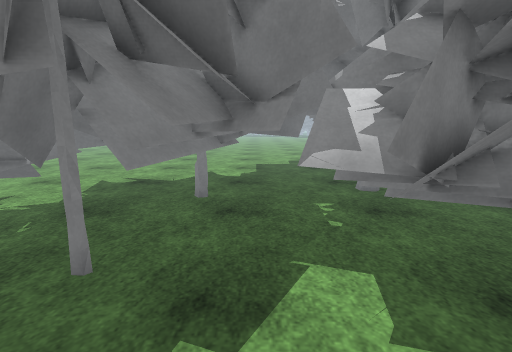
View 1 (above)

14 first-person views from a walk through a scene from a Unity 3-D project. The camera is 1.4 m above the floor, tilts 10° down and sees 85° across. The floor is counted in squares, 0.5 m on a side. Each view is taken from the middle of a square. On the plan, view 1 faces up. The plan holds only what a view shows up to about 19 squares ahead; the rest is blank. The place goes on beyond the plan. Surface patterns are stand-ins for the level's own textures.

View 2
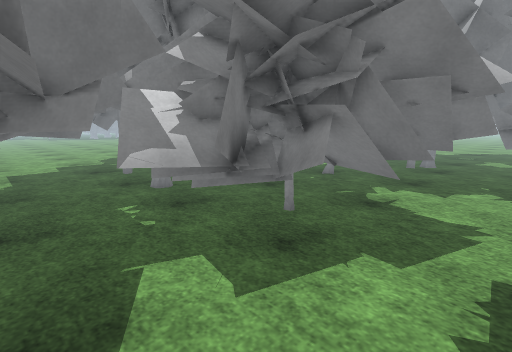

View 3
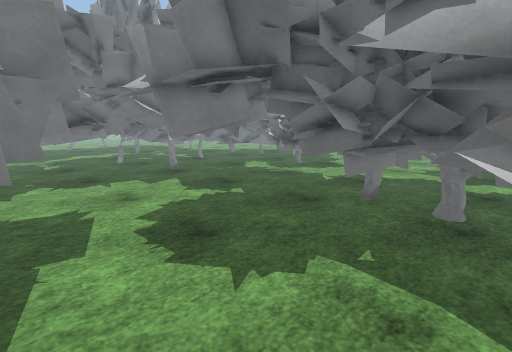

View 4
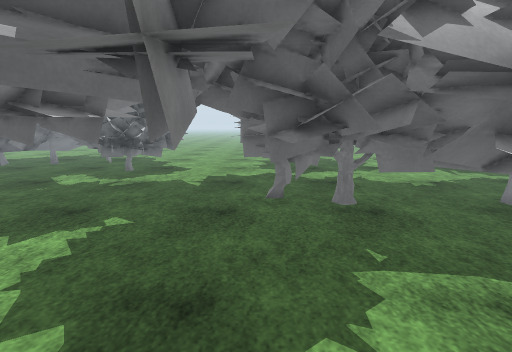

View 5
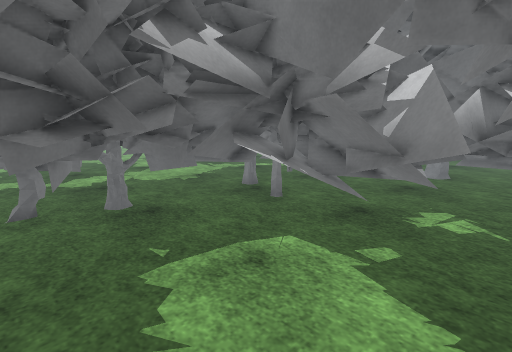

View 6
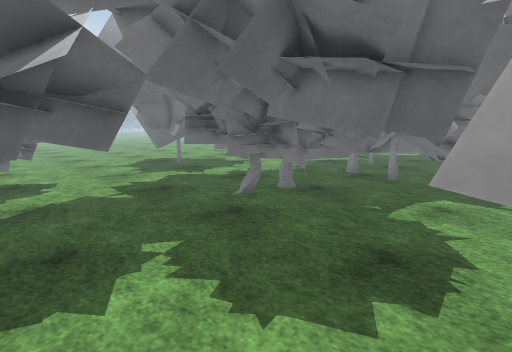

View 7
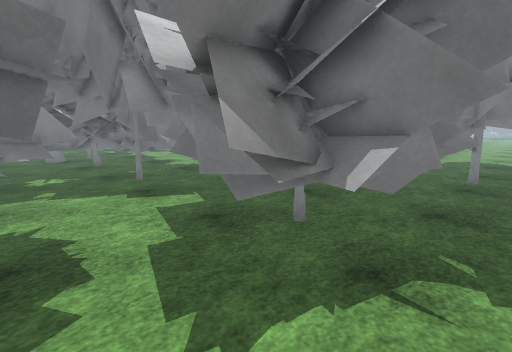

View 8
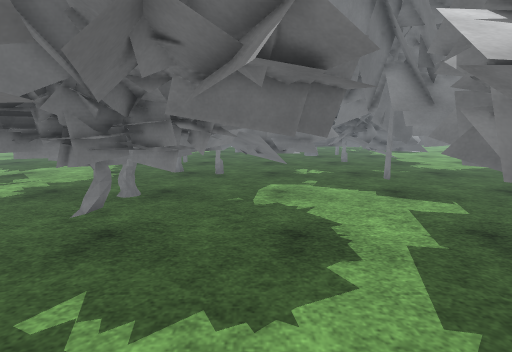

View 9
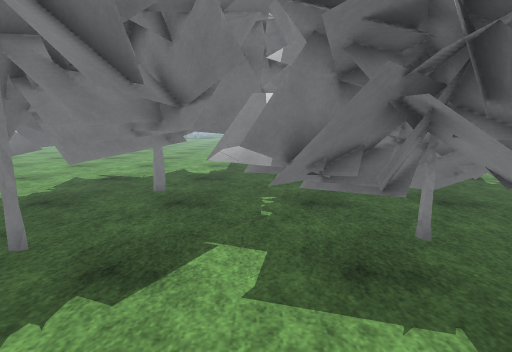

View 10
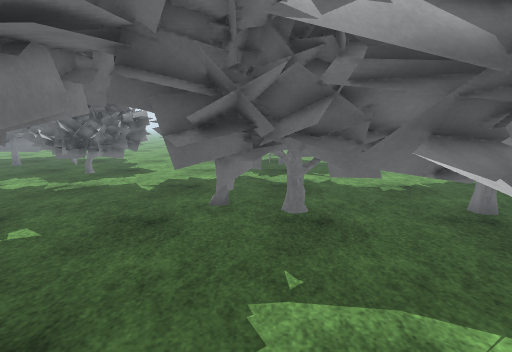

View 11
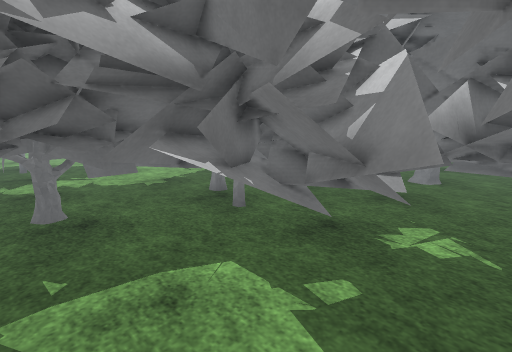

View 12
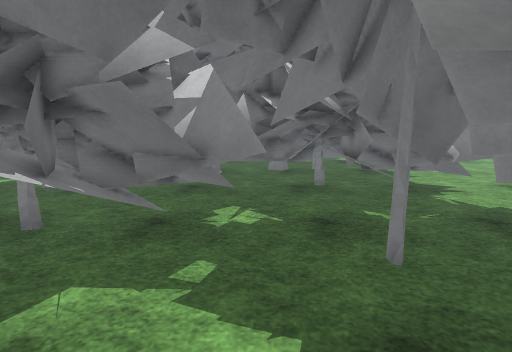

View 13
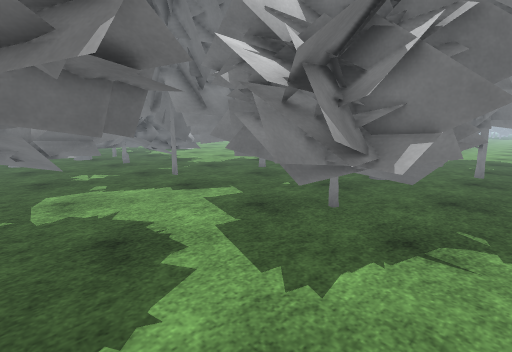

View 14
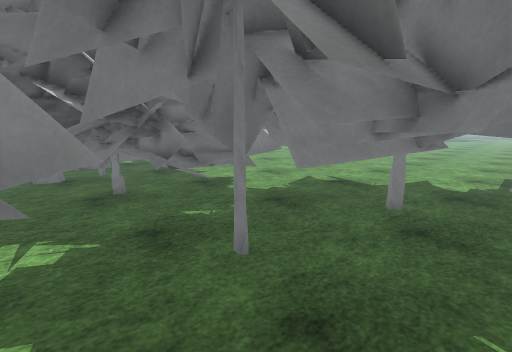

### Floor plan
Key: @ floor where view 1 was taken; # wall or solid block; . floor; O other object.
Columns run from 15 left of view 1 to 11 right of it. Each row starts with its distance up from view 1.
 21           .........    ...
 20          ...........OO ...
 19         ...........OO  O
 18  .. ...............O
 17  .................. O   OO
 16  ...............    O   OO
 15  ..........   ..         O
 14 ........       .        O.
 13 .......       OOOOO O   OO.
 12 ........       OOOOOO   ...
 11  ...  ..OO   O   O      ...
 10       . O    OO OO      ...
  9       OO  O  OOOOO       O.
  8      OOOO OOOOO ##OOO   O..
  7     OOOOO OOOOOOOOOO   OOO.
  6     OOOOO OOOOOOOOOOOOOOOO.
  5     OOOOO OOOOOOOOOOOOOOOO.
  4    OOOOOOO##O....OOOOOOOOO.
  3     OOOOO#OOO......OOOOOO..
  2     OOOO###OO........OOOO..
  1    OOOOOOOOOO.........OOO..
  0 O    O OOOOOO .@...O.......
 -1 OO     OOOOOOO.....OO......
 -2          OOOOOO.OO.OO......
 -3          OOOOOOOOOOOOO.....
 -4        OOOOOOOOOOOOOO..O.O
 -5         OOOOOOOOOOOOOO.OOO
 -6          O    OOOOOOO.OOOOO
 -7         OO    OOOOOO..OO O
 -8                OOOOO...O
 -9                 OOOO.....
-10    .. ......     OOO.......
-11   ..........      O........
-12   ..........  ...........OO
-13    .................... OOO
-14     ............O......OOOO
-15      .. ....    O......OOOO
-16         ..     OOO#....OO

Positions as (right, up) in squares from view 1, and headings:
1: (0, 0), facing up
2: (-1, 0), facing up-right
3: (-2, 3), facing down-right
4: (3, 3), facing down
5: (3, 3), facing down-left
6: (10, 1), facing down-left
7: (11, -1), facing up-left
8: (11, -2), facing left
9: (2, -1), facing up
10: (1, 2), facing down
11: (1, 3), facing down-left
12: (2, 2), facing left
13: (11, -3), facing up-left
14: (1, 1), facing up-left
